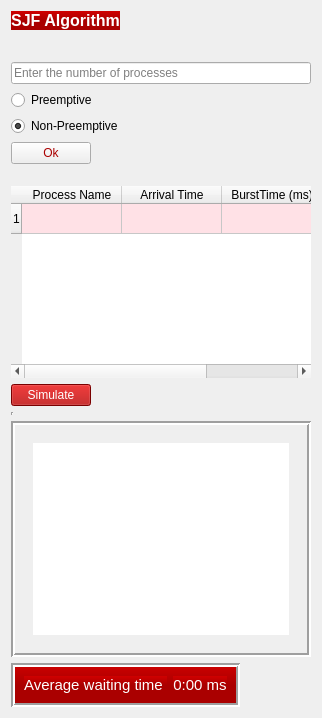
            <widget class="QWidget" name="page_2">
             <layout class="QVBoxLayout" name="verticalLayout_8">
              <item>
               <widget class="QLabel" name="label_4">
                <property name="sizePolicy">
                 <sizepolicy hsizetype="Fixed" vsizetype="Fixed">
                  <horstretch>0</horstretch>
                  <verstretch>0</verstretch>
                 </sizepolicy>
                </property>
                <property name="font">
                 <font>
                  <pointsize>12</pointsize>
                  <weight>75</weight>
                  <bold>true</bold>
                 </font>
                </property>
                <property name="styleSheet">
                 <string notr="true"> background-color: QLinearGradient(x1:0, y1:0, x2:0, y2:1, stop:0  rgb(208, 0, 0), stop: 0.5 rgb(170, 0, 0));</string>
                </property>
                <property name="text">
                 <string>&lt;html&gt;&lt;head/&gt;&lt;body&gt;&lt;p align=&quot;center&quot;&gt;&lt;span style=&quot; color:#ffffff;&quot;&gt;SJF Algorithm&lt;/span&gt;&lt;/p&gt;&lt;/body&gt;&lt;/html&gt;</string>
                </property>
                <property name="textFormat">
                 <enum>Qt::RichText</enum>
                </property>
               </widget>
              </item>
              <item>
               <widget class="Line" name="line_3">
                <property name="sizePolicy">
                 <sizepolicy hsizetype="Fixed" vsizetype="Fixed">
                  <horstretch>0</horstretch>
                  <verstretch>0</verstretch>
                 </sizepolicy>
                </property>
                <property name="minimumSize">
                 <size>
                  <width>0</width>
                  <height>20</height>
                 </size>
                </property>
                <property name="styleSheet">
                 <string notr="true">border:none;
</string>
                </property>
                <property name="orientation">
                 <enum>Qt::Vertical</enum>
                </property>
               </widget>
              </item>
              <item>
               <layout class="QVBoxLayout" name="verticalLayout_3">
                <item>
                 <widget class="QLineEdit" name="process_no_2">
                  <property name="sizePolicy">
                   <sizepolicy hsizetype="Maximum" vsizetype="Preferred">
                    <horstretch>0</horstretch>
                    <verstretch>0</verstretch>
                   </sizepolicy>
                  </property>
                  <property name="maximumSize">
                   <size>
                    <width>300</width>
                    <height>16777215</height>
                   </size>
                  </property>
                  <property name="styleSheet">
                   <string notr="true">font: 75  9pt &quot;MS Shell Dlg 2&quot;;


	color: rgb(0, 0, 0);</string>
                  </property>
                  <property name="text">
                   <string/>
                  </property>
                  <property name="placeholderText">
                   <string>Enter the number of processes</string>
                  </property>
                 </widget>
                </item>
                <item>
                 <widget class="QRadioButton" name="preemptive_1">
                  <property name="styleSheet">
                   <string notr="true">
	font: 75  10pt bold &quot;Perpetua Titling MT&quot;;
color: rgb(0, 0, 0);
</string>
                  </property>
                  <property name="text">
                   <string>Preemptive</string>
                  </property>
                  <property name="checked">
                   <bool>false</bool>
                  </property>
                 </widget>
                </item>
                <item>
                 <widget class="QRadioButton" name="non_preemptive_1">
                  <property name="styleSheet">
                   <string notr="true">	font: 75  10pt bold &quot;Perpetua Titling MT&quot;;
color: rgb(0, 0, 0);</string>
                  </property>
                  <property name="text">
                   <string>Non-Preemptive</string>
                  </property>
                  <property name="checked">
                   <bool>true</bool>
                  </property>
                 </widget>
                </item>
                <item>
                 <widget class="QPushButton" name="ok_2">
                  <property name="sizePolicy">
                   <sizepolicy hsizetype="Fixed" vsizetype="Fixed">
                    <horstretch>0</horstretch>
                    <verstretch>0</verstretch>
                   </sizepolicy>
                  </property>
                  <property name="styleSheet">
                   <string notr="true">QPushButton::hover

{

	background-color: rgb(255, 0, 0);
	color: rgb(255, 255, 255);
}

QPushButton{
	
	font: 75  11pt bold &quot;Perpetua Titling MT&quot;;

	color: rgb(170, 0, 0);


}

QPushButton:pressed
{
    background-color: QLinearGradient( x1: 0, y1: 0, x2: 0, y2: 1, stop: 0 #2d2d2d, stop: 0.1 #2b2b2b, stop: 0.5 #292929, stop: 0.9 #282828, stop: 1 #252525);
}</string>
                  </property>
                  <property name="text">
                   <string>Ok</string>
                  </property>
                 </widget>
                </item>
                <item>
                 <widget class="Line" name="line_16">
                  <property name="sizePolicy">
                   <sizepolicy hsizetype="Fixed" vsizetype="Fixed">
                    <horstretch>0</horstretch>
                    <verstretch>0</verstretch>
                   </sizepolicy>
                  </property>
                  <property name="minimumSize">
                   <size>
                    <width>0</width>
                    <height>10</height>
                   </size>
                  </property>
                  <property name="styleSheet">
                   <string notr="true">border:none</string>
                  </property>
                  <property name="orientation">
                   <enum>Qt::Vertical</enum>
                  </property>
                 </widget>
                </item>
                <item>
                 <widget class="QTableWidget" name="tableWidget_2">
                  <property name="sizePolicy">
                   <sizepolicy hsizetype="Minimum" vsizetype="Expanding">
                    <horstretch>0</horstretch>
                    <verstretch>0</verstretch>
                   </sizepolicy>
                  </property>
                  <property name="maximumSize">
                   <size>
                    <width>420</width>
                    <height>16777215</height>
                   </size>
                  </property>
                  <property name="styleSheet">
                   <string notr="true">QTableWidge::hover

{

	background-color: rgb(255, 0, 0);
}

QTableWidget::item::hover

{

	background-color: rgb(255, 255, 255);
	color: rgb(0, 0, 0);

}
QTableWidget::item::selected::none

{
background-color: rgb(255, 225, 230);
	color: rgb(0, 0, 0);

}
QTableWidget{
		font: 75 12pt bold &quot;Perpetua Titling MT&quot;;

	color: rgb(0, 0, 0);
border:none;
}
</string>
                  </property>
                  <property name="editTriggers">
                   <set>QAbstractItemView::AllEditTriggers</set>
                  </property>
                  <row>
                   <property name="text">
                    <string>1</string>
                   </property>
                  </row>
                  <column>
                   <property name="text">
                    <string>Process Name</string>
                   </property>
                  </column>
                  <column>
                   <property name="text">
                    <string>Arrival Time</string>
                   </property>
                  </column>
                  <column>
                   <property name="text">
                    <string>BurstTime (ms)</string>
                   </property>
                  </column>
                 </widget>
                </item>
                <item>
                 <widget class="QPushButton" name="simulate_2">
                  <property name="sizePolicy">
                   <sizepolicy hsizetype="Fixed" vsizetype="Fixed">
                    <horstretch>0</horstretch>
                    <verstretch>0</verstretch>
                   </sizepolicy>
                  </property>
                  <property name="styleSheet">
                   <string notr="true">QPushButton::hover

{

	background-color: rgb(255, 0, 0);
}

QPushButton{
	
	font: 75  11pt bold &quot;Perpetua Titling MT&quot;;

	color: rgb(255, 255, 255);
	background-color: rgb(170, 0, 0);


}

QPushButton:pressed
{
    background-color: QLinearGradient( x1: 0, y1: 0, x2: 0, y2: 1, stop: 0 #2d2d2d, stop: 0.1 #2b2b2b, stop: 0.5 #292929, stop: 0.9 #282828, stop: 1 #252525);
}</string>
                  </property>
                  <property name="text">
                   <string>Simulate</string>
                  </property>
                 </widget>
                </item>
               </layout>
              </item>
              <item>
               <widget class="Line" name="line_12">
                <property name="sizePolicy">
                 <sizepolicy hsizetype="Fixed" vsizetype="Fixed">
                  <horstretch>0</horstretch>
                  <verstretch>0</verstretch>
                 </sizepolicy>
                </property>
                <property name="minimumSize">
                 <size>
                  <width>0</width>
                  <height>3</height>
                 </size>
                </property>
                <property name="orientation">
                 <enum>Qt::Vertical</enum>
                </property>
               </widget>
              </item>
              <item>
               <widget class="QFrame" name="frame_6">
                <property name="styleSheet">
                 <string notr="true"/>
                </property>
                <property name="frameShape">
                 <enum>QFrame::Box</enum>
                </property>
                <property name="frameShadow">
                 <enum>QFrame::Sunken</enum>
                </property>
                <property name="lineWidth">
                 <number>2</number>
                </property>
                <layout class="QVBoxLayout" name="verticalLayout_4">
                 <item>
                  <widget class="QScrollArea" name="scrollArea_3">
                   <property name="styleSheet">
                    <string notr="true">border:none;</string>
                   </property>
                   <property name="widgetResizable">
                    <bool>true</bool>
                   </property>
                   <widget class="QWidget" name="scrollAreaWidgetContents_3">
                    <property name="geometry">
                     <rect>
                      <x>0</x>
                      <y>0</y>
                      <width>884</width>
                      <height>196</height>
                     </rect>
                    </property>
                    <layout class="QGridLayout" name="gridLayout_7">
                     <item row="0" column="0">
                      <widget class="QGraphicsView" name="graphicsView_2"/>
                     </item>
                    </layout>
                   </widget>
                  </widget>
                 </item>
                </layout>
               </widget>
              </item>
              <item>
               <widget class="QFrame" name="frame_7">
                <property name="sizePolicy">
                 <sizepolicy hsizetype="Fixed" vsizetype="Fixed">
                  <horstretch>0</horstretch>
                  <verstretch>0</verstretch>
                 </sizepolicy>
                </property>
                <property name="styleSheet">
                 <string notr="true"> background-color: QLinearGradient(x1:0, y1:0, x2:0, y2:1, stop:0  rgb(208, 0, 0), stop: 0.5 rgb(170, 0, 0));</string>
                </property>
                <property name="frameShape">
                 <enum>QFrame::Box</enum>
                </property>
                <property name="frameShadow">
                 <enum>QFrame::Sunken</enum>
                </property>
                <property name="lineWidth">
                 <number>2</number>
                </property>
                <layout class="QHBoxLayout" name="horizontalLayout">
                 <item>
                  <widget class="QLabel" name="label_8">
                   <property name="sizePolicy">
                    <sizepolicy hsizetype="Fixed" vsizetype="Fixed">
                     <horstretch>0</horstretch>
                     <verstretch>0</verstretch>
                    </sizepolicy>
                   </property>
                   <property name="font">
                    <font>
                     <pointsize>12</pointsize>
                     <weight>75</weight>
                     <bold>true</bold>
                    </font>
                   </property>
                   <property name="styleSheet">
                    <string notr="true">color: rgb(122, 122, 122);</string>
                   </property>
                   <property name="text">
                    <string>&lt;html&gt;&lt;head/&gt;&lt;body&gt;&lt;p align=&quot;center&quot;&gt;&lt;span style=&quot; font-size:11pt; font-weight:400; color:#ffffff;&quot;&gt;Average waiting time &lt;/span&gt;&lt;/p&gt;&lt;/body&gt;&lt;/html&gt;</string>
                   </property>
                   <property name="textFormat">
                    <enum>Qt::RichText</enum>
                   </property>
                  </widget>
                 </item>
                 <item>
                  <widget class="QLabel" name="lbl_waitingtime_2">
                   <property name="sizePolicy">
                    <sizepolicy hsizetype="Fixed" vsizetype="Fixed">
                     <horstretch>0</horstretch>
                     <verstretch>0</verstretch>
                    </sizepolicy>
                   </property>
                   <property name="font">
                    <font>
                     <pointsize>12</pointsize>
                     <weight>75</weight>
                     <bold>true</bold>
                    </font>
                   </property>
                   <property name="styleSheet">
                    <string notr="true"/>
                   </property>
                   <property name="text">
                    <string>&lt;html&gt;&lt;head/&gt;&lt;body&gt;&lt;p align=&quot;center&quot;&gt;&lt;span style=&quot; font-size:11pt; font-weight:400; color:#ffffff;&quot;&gt;0:00 ms&lt;/span&gt;&lt;/p&gt;&lt;/body&gt;&lt;/html&gt;</string>
                   </property>
                   <property name="textFormat">
                    <enum>Qt::RichText</enum>
                   </property>
                  </widget>
                 </item>
                </layout>
               </widget>
              </item>
             </layout>
            </widget>
